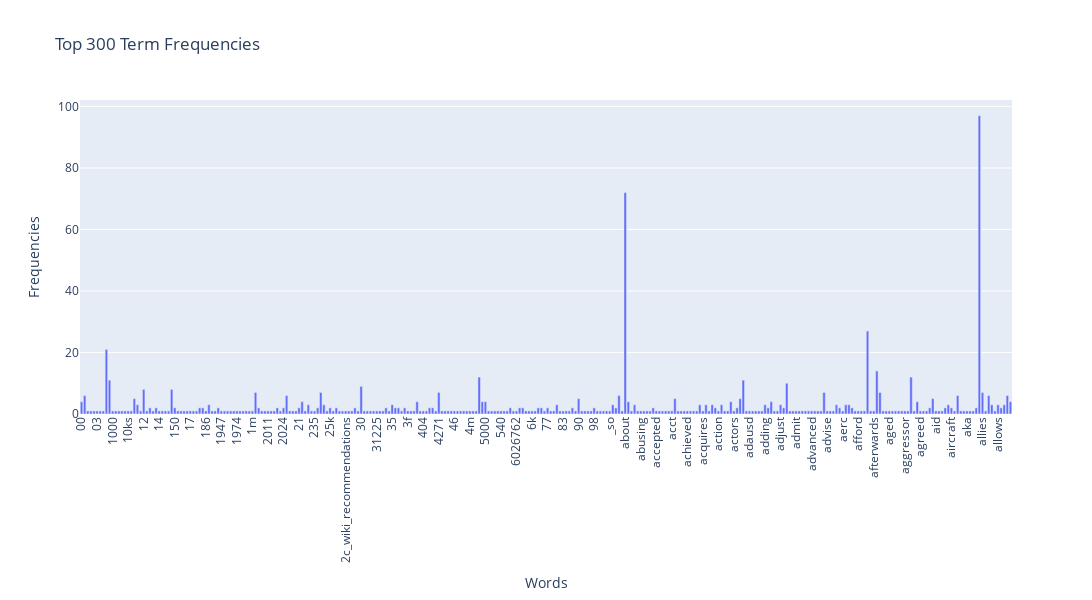

Here is the notebook cell this chart was saved with:
### Markdown cell above
### >>> **Exercise 12:**
Using Plotly for interactive visualization

### Code cell
import plotly.express as px

words = count_vect.get_feature_names_out()[:300]
freqs = term_frequencies[:300]

fig = px.bar(
    x=words,
    y=freqs,
    labels={'x': 'Words', 'y': 'Frequencies'},
    title="Top 300 Term Frequencies"
)

fig.update_layout(
    xaxis_tickangle=-90,
    width=3000,  
    height=600
)

fig.show()

### Figure 1 — Plotly figure (JSON) as saved in the notebook; plotly's stock layout.template omitted (floating-point values rounded to 4 significant figures; data arrays with more than 128 entries replaced by an {"elided": "..."} marker saying what was removed)
{"data": [{"hovertemplate": "Words=%{x}<br>Frequencies=%{y}<extra></extra>", "legendgroup": "", "marker": {"color": "#636efa", "pattern": {"shape": ""}}, "name": "", "orientation": "v", "showlegend": false, "textposition": "auto", "type": "bar", "x": {"elided": "300 str values"}, "xaxis": "x", "y": {"elided": "300 int values"}, "yaxis": "y"}], "layout": {"barmode": "relative", "height": 600, "legend": {"tracegroupgap": 0}, "title": {"text": "Top 300 Term Frequencies"}, "width": 3000, "xaxis": {"anchor": "y", "domain": [0, 1], "tickangle": -90, "title": {"text": "Words"}}, "yaxis": {"anchor": "x", "domain": [0, 1], "title": {"text": "Frequencies"}}}}
